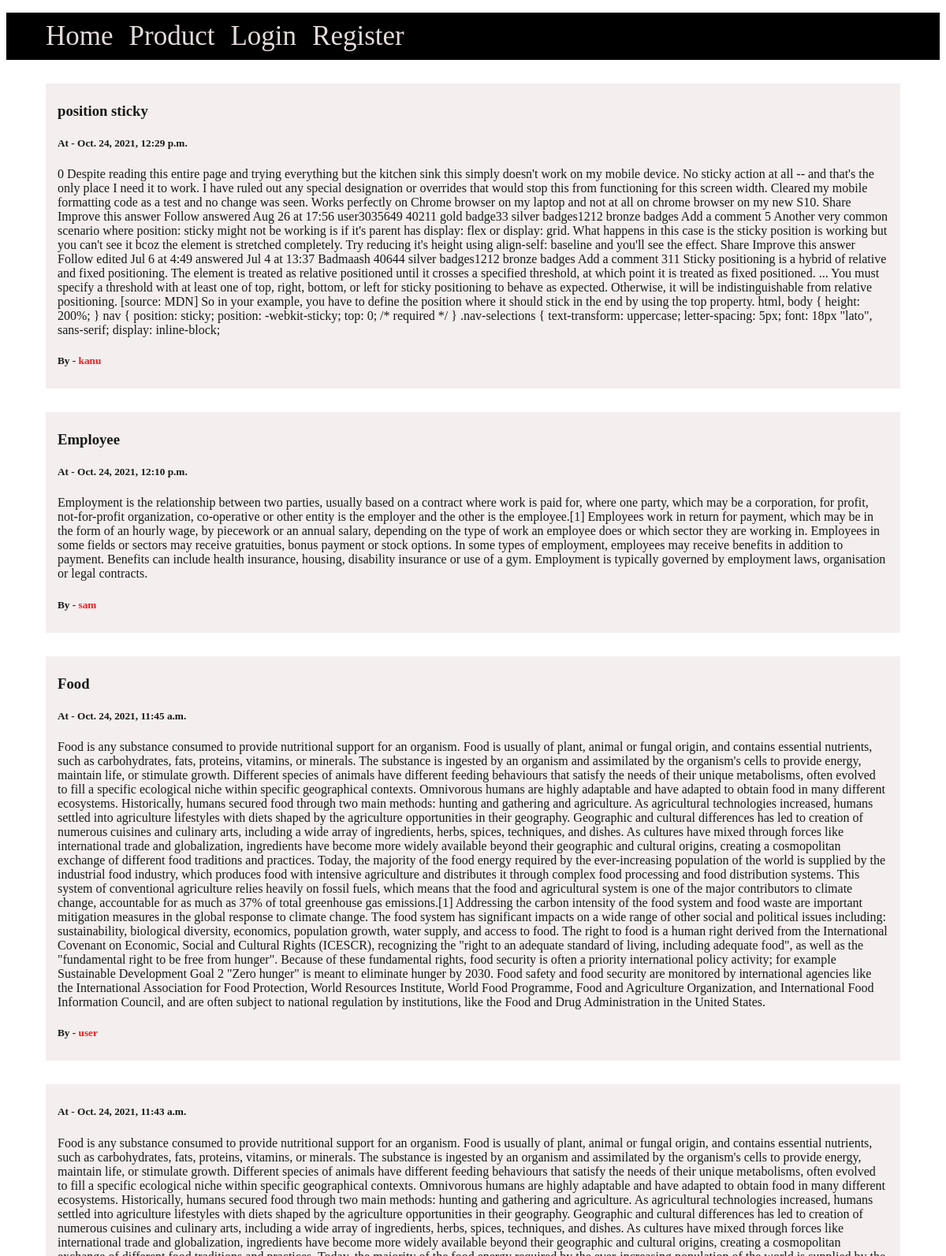
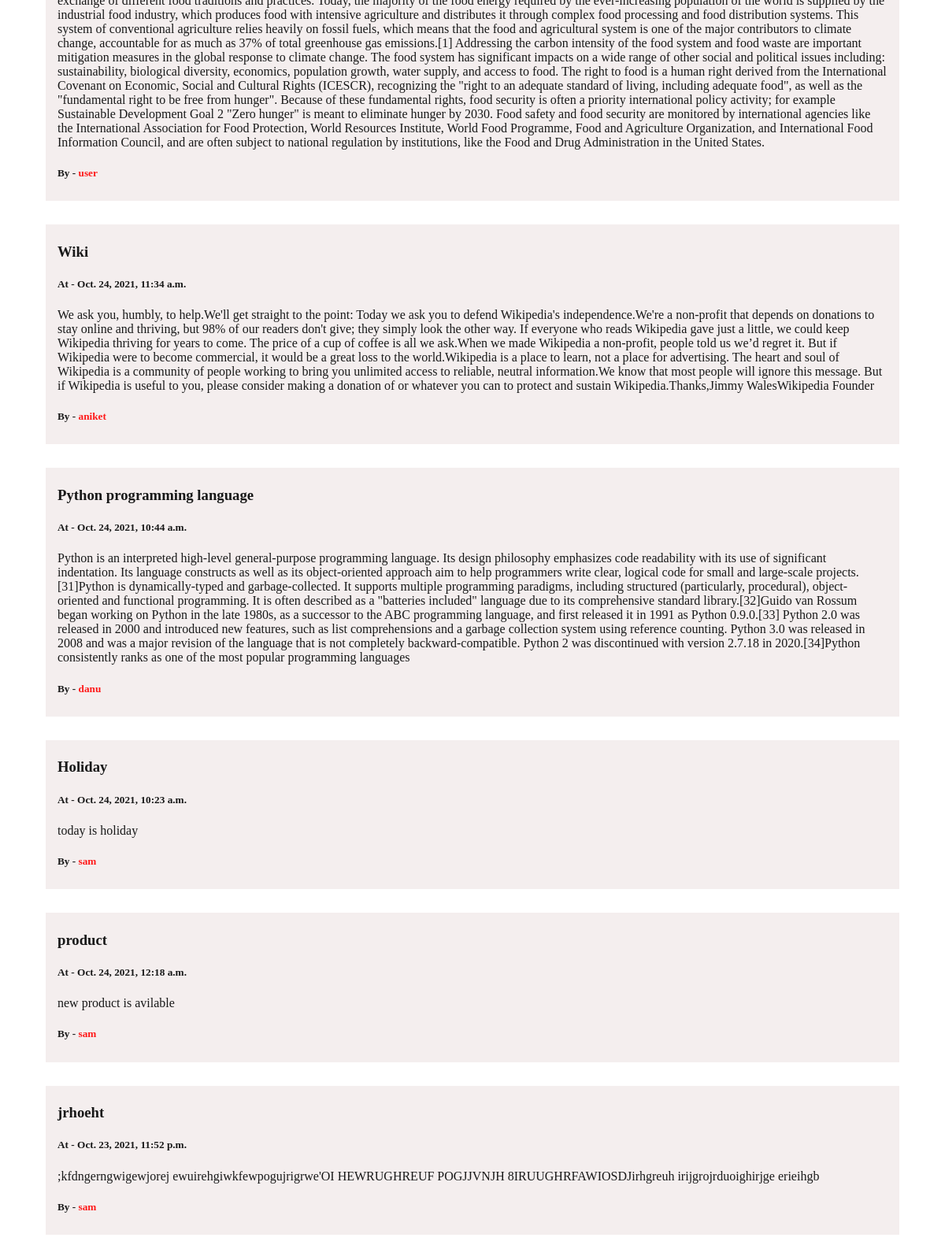
The page / (upper part) on the database its author committed (2 pictures, top to bottom).
### User/models.py (models this page shows, shortened)
class Post(models.Model):
    p_id = models.AutoField(primary_key=True)
    user = models.ForeignKey(User, on_delete=models.CASCADE, null=True, blank=True)
    title = models.CharField(max_length=1000)
    text = models.CharField(max_length=500000)
    create_at = models.DateTimeField(default=datetime.now, blank=True)
    update_at = models.DateTimeField(default=datetime.now, blank=True)

### User/views.py (the view)
# urls.py: path('',views.home,name="home"),
def home(request):
    post = Post.objects.all()
    return render(request,"User/home.html",{'post':post})

### User/templates/User/home.html (shortened to what this page needs)
{% extends 'base.html'%}
{% block body  %}
    <div class="container">
        {% for i in post reversed %}
            <div class="mypost">
                <h3>{{i.title}}</h3>
                <h5>At - {{i.create_at}}</h5>
                {{i.text}}
                <h5 >By - <span style="color: red;">{{i.user.username}}</span></h5>
            </div>
        {% endfor %}
    </div>
{% endblock %}

### rows shown on the page
Post: title "position sticky", create_at "Oct. 24, 2021, 12:29 p.m.", text "0 Despite reading this entire page and trying everything but the kitchen sink this simply doesn't work on my mobile device. No sticky action at all -- and that's the only place I need it to work. I have ruled out any special designation or overrides that would stop this from functioning for this screen width. Cleared my mobile formatting code as a test and no change was seen. Works perfectly on Chrome browser on my laptop and not at all on chrome browser on my new S10. Share Improve this answer Follow answered Aug 26 at 17:56 user3035649 40211 gold badge33 silver badges1212 bronze badges Add a comment 5 Another very common scenario where position: sticky might not be working is if it's…", user.username "kanu"
Post: title "Employee", create_at "Oct. 24, 2021, 12:10 p.m.", text "Employment is the relationship between two parties, usually based on a contract where work is paid for, where one party, which may be a corporation, for profit, not-for-profit organization, co-operative or other entity is the employer and the other is the employee.[1] Employees work in return for payment, which may be in the form of an hourly wage, by piecework or an annual salary, depending on the type of work an employee does or which sector they are working in. Employees in some fields or sectors may receive gratuities, bonus payment or stock options. In some types of employment, employees may receive benefits in addition to payment. Benefits can include health insurance, housing,…", user.username "sam"
Post: title "Food", create_at "Oct. 24, 2021, 11:45 a.m.", text "Food is any substance consumed to provide nutritional support for an organism. Food is usually of plant, animal or fungal origin, and contains essential nutrients, such as carbohydrates, fats, proteins, vitamins, or minerals. The substance is ingested by an organism and assimilated by the organism's cells to provide energy, maintain life, or stimulate growth. Different species of animals have different feeding behaviours that satisfy the needs of their unique metabolisms, often evolved to fill a specific ecological niche within specific geographical contexts. Omnivorous humans are highly adaptable and have adapted to obtain food in many different ecosystems. Historically, humans secured…", user.username "user"
Post: create_at "Oct. 24, 2021, 11:43 a.m.", text "Food is any substance consumed to provide nutritional support for an organism. Food is usually of plant, animal or fungal origin, and contains essential nutrients, such as carbohydrates, fats, proteins, vitamins, or minerals. The substance is ingested by an organism and assimilated by the organism's cells to provide energy, maintain life, or stimulate growth. Different species of animals have different feeding behaviours that satisfy the needs of their unique metabolisms, often evolved to fill a specific ecological niche within specific geographical contexts. Omnivorous humans are highly adaptable and have adapted to obtain food in many different ecosystems. Historically, humans secured…", user.username "user"
Post: title "Wiki", create_at "Oct. 24, 2021, 11:34 a.m.", text "We ask you, humbly, to help.We'll get straight to the point: Today we ask you to defend Wikipedia's independence.We're a non-profit that depends on donations to stay online and thriving, but 98% of our readers don't give; they simply look the other way. If everyone who reads Wikipedia gave just a little, we could keep Wikipedia thriving for years to come. The price of a cup of coffee is all we ask.When we made Wikipedia a non-profit, people told us we’d regret it. But if Wikipedia were to become commercial, it would be a great loss to the world.Wikipedia is a place to learn, not a place for advertising. The heart and soul of Wikipedia is a community of people working to bring you unlimited…", user.username "aniket"
Post: title "Python programming language", create_at "Oct. 24, 2021, 10:44 a.m.", text "Python is an interpreted high-level general-purpose programming language. Its design philosophy emphasizes code readability with its use of significant indentation. Its language constructs as well as its object-oriented approach aim to help programmers write clear, logical code for small and large-scale projects.[31]Python is dynamically-typed and garbage-collected. It supports multiple programming paradigms, including structured (particularly, procedural), object-oriented and functional programming. It is often described as a \"batteries included\" language due to its comprehensive standard library.[32]Guido van Rossum began working on Python in the late 1980s, as a successor to the ABC…", user.username "danu"
Post: title "Holiday", create_at "Oct. 24, 2021, 10:23 a.m.", text "today is holiday", user.username "sam"
Post: title "product", create_at "Oct. 24, 2021, 12:18 a.m.", text "new product is avilable", user.username "sam"
Post: title "jrhoeht", create_at "Oct. 23, 2021, 11:52 p.m.", text ";kfdngerngwigewjorej ewuirehgiwkfewpogujrigrwe'OI HEWRUGHREUF POGJJVNJH 8IRUUGHRFAWIOSDJirhgreuh irijgrojrduoighirjge erieihgb", user.username "sam"
